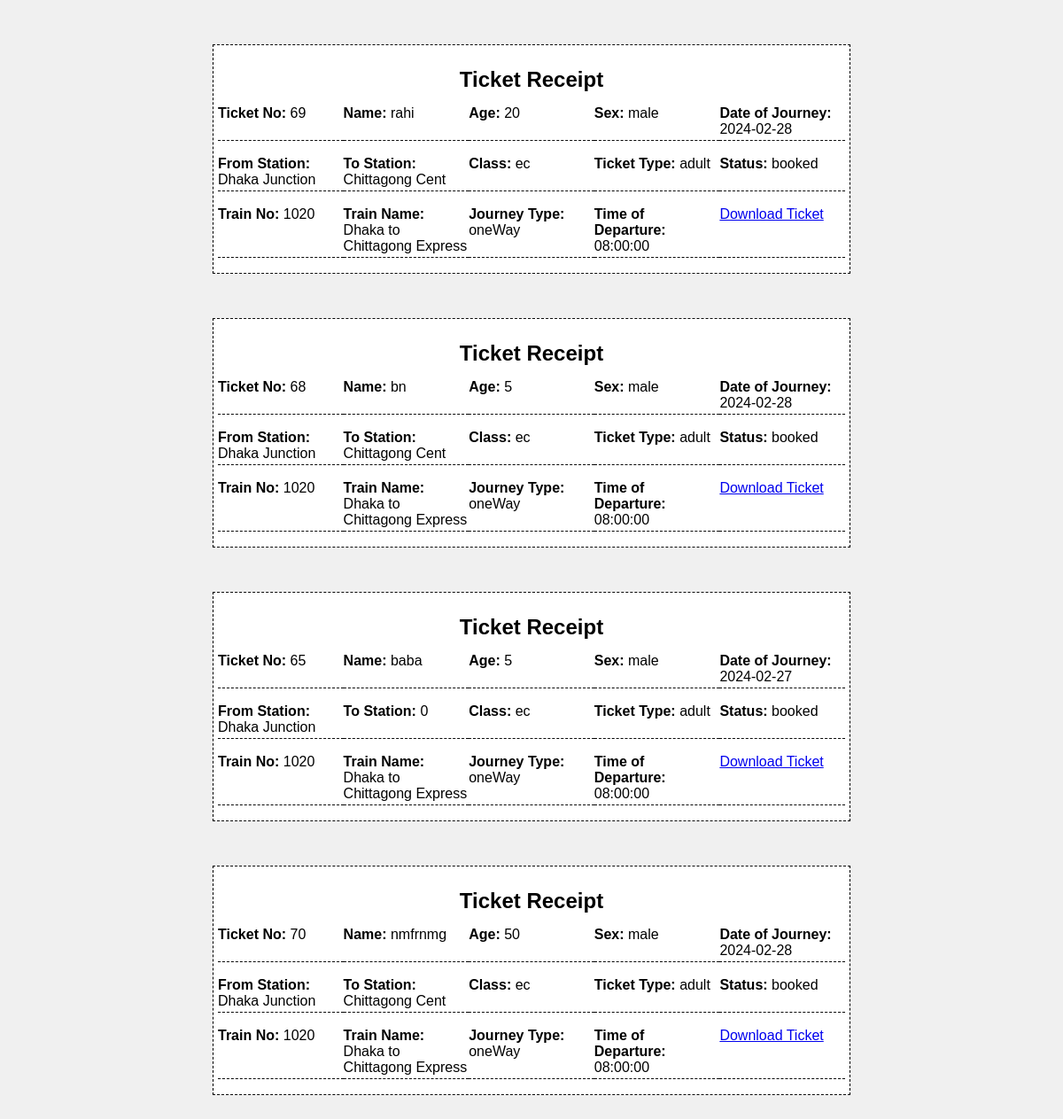
/ticket.php (signed in), run on an earlier commit of the app's database.
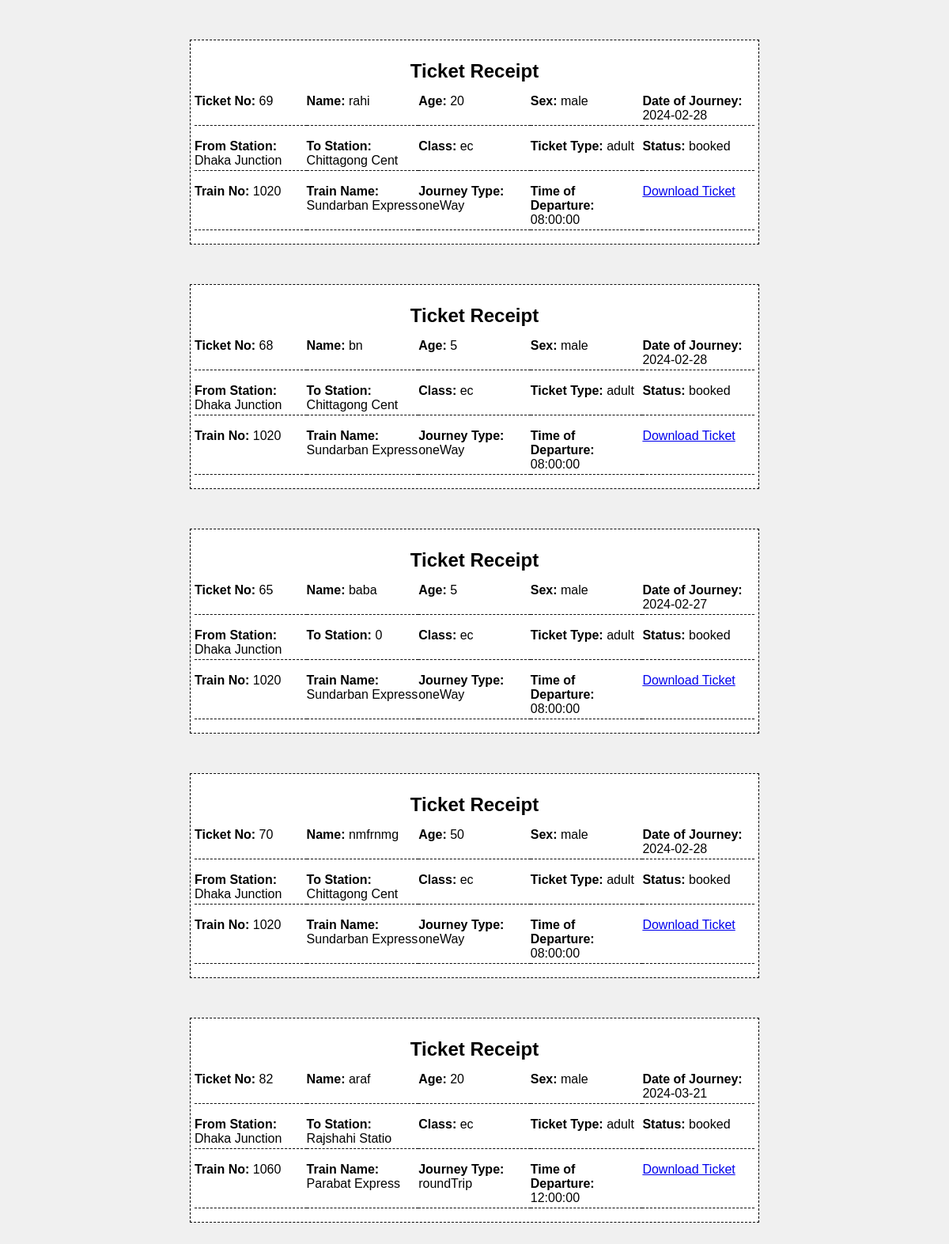
And on a later commit of the database.
### tables this page shows
CREATE TABLE `booking` (
  `Name` varchar(15) NOT NULL,
  `Booking_number` int(4) UNSIGNED NOT NULL,
  `class` varchar(2) NOT NULL,
  `from_station` varchar(15) NOT NULL,
  `to_station` varchar(15) NOT NULL,
  `Age` int(11) NOT NULL,
  `sex` varchar(10) NOT NULL,
  `Status` varchar(20) NOT NULL,
  `Date_of_Journey` date NOT NULL,
  `Journey_Type` varchar(20) NOT NULL,
  `Ticket_Type` varchar(11) NOT NULL,
  `train_no` int(11) NOT NULL,
  `user_id` int(11) NOT NULL,
  `Booked_time` time NOT NULL
);

CREATE TABLE `trainroutes` (
  `TrainNo` int(11) NOT NULL,
  `TrainName` varchar(255) DEFAULT NULL,
  `TrainRoute` varchar(255) DEFAULT NULL,
  `DepartureTime` time DEFAULT NULL,
  `DepartureStation` varchar(100) DEFAULT NULL,
  `ArrivalStation` varchar(100) DEFAULT NULL,
  `ArrivalTime` time DEFAULT NULL
);

### ticket.php (the view, shortened to what this page needs)
<!DOCTYPE html>
<html lang="en">
<head>
</head>
<body>
    <?php
    $servername = "localhost";
    $username = "root";
    $password = "";
    $dbname = "railway_database";
    $conn = new mysqli($servername, $username, $password, $dbname);
    $user_id = $_SESSION['user_id'];
    $sql = "SELECT booking.*, TrainRoutes.TrainName, TrainRoutes.DepartureTime
            FROM booking
            JOIN TrainRoutes ON booking.train_no = TrainRoutes.TrainNo
            WHERE booking.user_id = $user_id";
    $result = $conn->query($sql);
    if ($result->num_rows > 0) {
        while($row = $result->fetch_assoc()) {
            echo "<div class='ticket-form'>";
            echo "<h2>Ticket Receipt</h2>";
            echo "<div class='ticket-info'>";
            echo "<p><strong>Ticket No:</strong> " . $row["Booking_number"] . "</p>";
            echo "<p><strong>Name:</strong> " . $row["Name"] . "</p>";
            echo "<p><strong>Age:</strong> " . $row["Age"] . "</p>";
            echo "<p><strong>Sex:</strong> " . $row["sex"] . "</p>";
            echo "<p><strong>Date of Journey:</strong> " . $row["Date_of_Journey"] . "</p>";
            echo "</div>";
            echo "<div class='ticket-info'>";
            echo "<p><strong>From Station:</strong> " . $row["from_station"] . "</p>";
            echo "<p><strong>To Station:</strong> " . $row["to_station"] . "</p>";
            echo "<p><strong>Class:</strong> " . $row["class"] . "</p>";
            echo "<p><strong>Ticket Type:</strong> " . $row["Ticket_Type"] . "</p>";
            echo "<p><strong>Status:</strong> " . $row["Status"] . "</p>";
            echo "</div>";
            echo "<div class='ticket-info'>";
            echo "<p><strong>Train No:</strong> " . $row["train_no"] . "</p>";
            echo "<p><strong>Train Name:</strong> " . $row["TrainName"] . "</p>";
            echo "<p><strong>Journey Type:</strong> " . $row["Journey_Type"] . "</p>";
            echo "<p><strong>Time of Departure:</strong> " . $row["DepartureTime"] . "</p>";
            echo "<p><a href='download.php?booking_number=" . $row["Booking_number"] . "'>Download Ticket</a></p>";
            echo "</div>";
            echo "</div>";
        }
    } else {
        echo "<div class='message-container'>";
        echo "<p>No bookings found for the logged-in user.</p>";
        echo "</div>";
    }
    ?>
</body>
</html>

What changed in the data, as far as the page shows it:
changed through a linked row, booking "rahi": trainroutes.TrainName "Dhaka to Chittagong Express" → "Sundarban Express"
changed through a linked row, booking "bn": trainroutes.TrainName "Dhaka to Chittagong Express" → "Sundarban Express"
changed through a linked row, booking "baba": trainroutes.TrainName "Dhaka to Chittagong Express" → "Sundarban Express"
changed through a linked row, booking "nmfrnmg": trainroutes.TrainName "Dhaka to Chittagong Express" → "Sundarban Express"
added booking: Booking_number "82", Name "araf", Age "20", sex "male", Date_of_Journey "2024-03-21", from_station "Dhaka Junction", to_station "Rajshahi Statio", class "ec", Ticket_Type "adult", Status "booked", train_no "1060", trainroutes.TrainName "Parabat Express", Journey_Type "roundTrip", trainroutes.DepartureTime "12:00:00"
